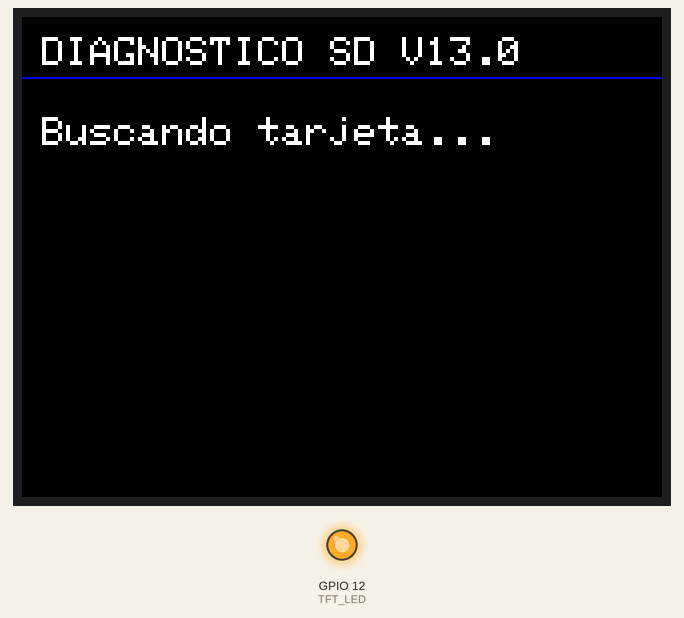
This sketch was run on a simulated ESP32. Parts: 320×240 colour display, output pins drawn as LEDs (lit = HIGH). Storage starts empty; pins used as bus, display or sensor lines are not drawn; what the sketch prints to the serial monitor is not drawn.

Above: at 0.3 s.
At 1.3 s:
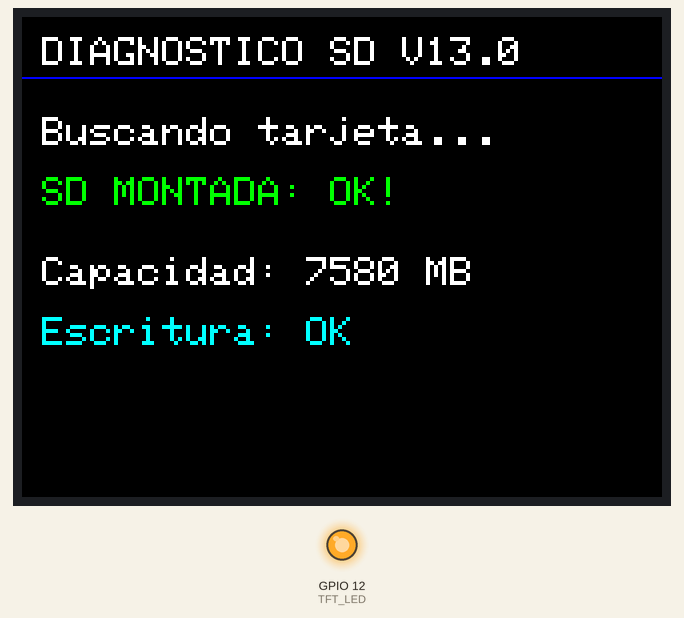

The sketch:

Diagnostic_SD_Final.ino
```cpp
/*
 * Diagnostic_SD_Final_V13.ino
 * Pantalla garantizada + Detección de SD
 */

#include <SPI.h>
#include <SD.h>
#include <TFT_eSPI.h>

#define TFT_LED 12
#define SD_CS   33
#define TFT_CS  15

TFT_eSPI tft = TFT_eSPI();

void setup() {
  Serial.begin(115200);

  // 1. Backlight ON inmediato
  pinMode(TFT_LED, OUTPUT);
  digitalWrite(TFT_LED, HIGH);

  // 2. Inicializar Pantalla
  tft.init();
  tft.setRotation(3);
  tft.fillScreen(TFT_BLACK);
  tft.setTextColor(TFT_WHITE);
  tft.setTextSize(2);
  tft.setCursor(10, 10);
  tft.print("DIAGNOSTICO SD V13.0");
  tft.drawLine(0, 30, 320, 30, TFT_BLUE);

  // 3. Inicializar SD
  tft.setCursor(10, 50);
  tft.print("Buscando tarjeta...");
  delay(1000);

  // Forzar pines CS
  pinMode(TFT_CS, OUTPUT);
  digitalWrite(TFT_CS, HIGH); // Desactivar TFT para el bus

  if (!SD.begin(SD_CS)) {
    tft.setTextColor(TFT_RED);
    tft.setCursor(10, 80);
    tft.print("ERROR: No detectada");

    tft.setTextSize(1);
    tft.setTextColor(TFT_YELLOW);
    tft.setCursor(10, 120);
    tft.print("- Revisa cable MISO (GPIO 19)");
    tft.setCursor(10, 140);
    tft.print("- Revisa cable MOSI (GPIO 23)");
    tft.setCursor(10, 160);
    tft.print("- Revisa cable SCK  (GPIO 18)");
    tft.setCursor(10, 180);
    tft.print("- Formato FAT32 (<32GB)");
    Serial.println("SD Falló");
  } else {
    tft.setTextColor(TFT_GREEN);
    tft.setCursor(10, 80);
    tft.print("SD MONTADA: OK!");

    uint64_t cardSize = SD.cardSize() / (1024 * 1024);
    tft.setTextColor(TFT_WHITE);
    tft.setTextSize(2);
    tft.setCursor(10, 120);
    tft.printf("Capacidad: %llu MB", cardSize);

    // Prueba de archivo
    File f = SD.open("/dac_lab.txt", FILE_WRITE);
    if(f) {
      f.println("Test V13 OK");
      f.close();
      tft.setTextColor(TFT_CYAN);
      tft.setCursor(10, 150);
      tft.print("Escritura: OK");
    }
    Serial.println("SD Funcionando perfectamente");
  }
}

void loop() {}
```
